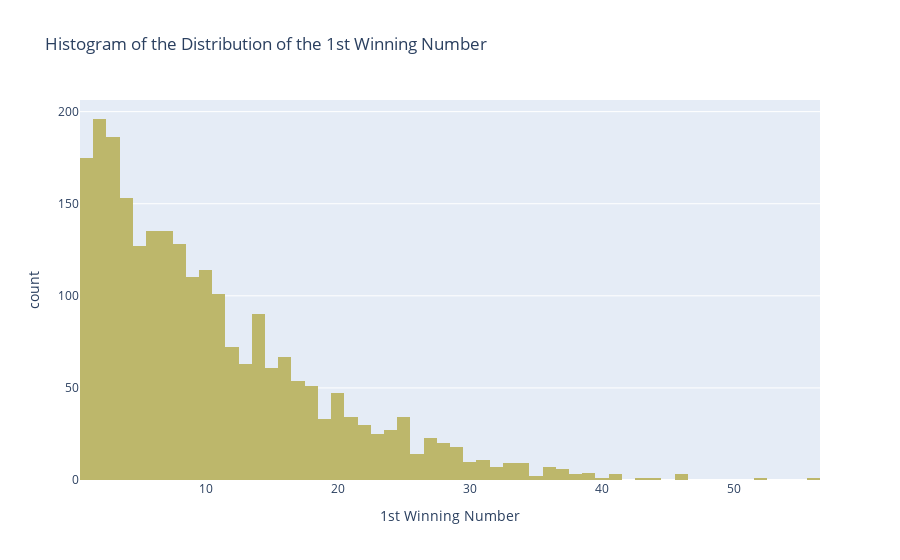

Notebook code for this chart:
### Code cell
#histogram of 1st winning number
fig = px.histogram(df, x="win_num_1", nbins=100,title="Histogram of the Distribution of the 1st Winning Number",labels={
                     "win_num_1": " 1st Winning Number"},color_discrete_sequence=['darkkhaki'])
fig.show()

### Figure 1 — Plotly figure (JSON) as saved in the notebook; plotly's stock layout.template omitted (floating-point values rounded to 4 significant figures; data arrays with more than 128 entries replaced by an {"elided": "..."} marker saying what was removed)
{"data": [{"bingroup": "x", "hovertemplate": " 1st Winning Number=%{x}<br>count=%{y}<extra></extra>", "legendgroup": "", "marker": {"color": "darkkhaki", "pattern": {"shape": ""}}, "name": "", "nbinsx": 100, "orientation": "v", "showlegend": false, "type": "histogram", "x": {"elided": "2402 int values"}, "xaxis": "x", "yaxis": "y"}], "layout": {"barmode": "relative", "legend": {"tracegroupgap": 0}, "title": {"text": "Histogram of the Distribution of the 1st Winning Number"}, "xaxis": {"anchor": "y", "domain": [0, 1], "title": {"text": " 1st Winning Number"}}, "yaxis": {"anchor": "x", "domain": [0, 1], "title": {"text": "count"}}}}
